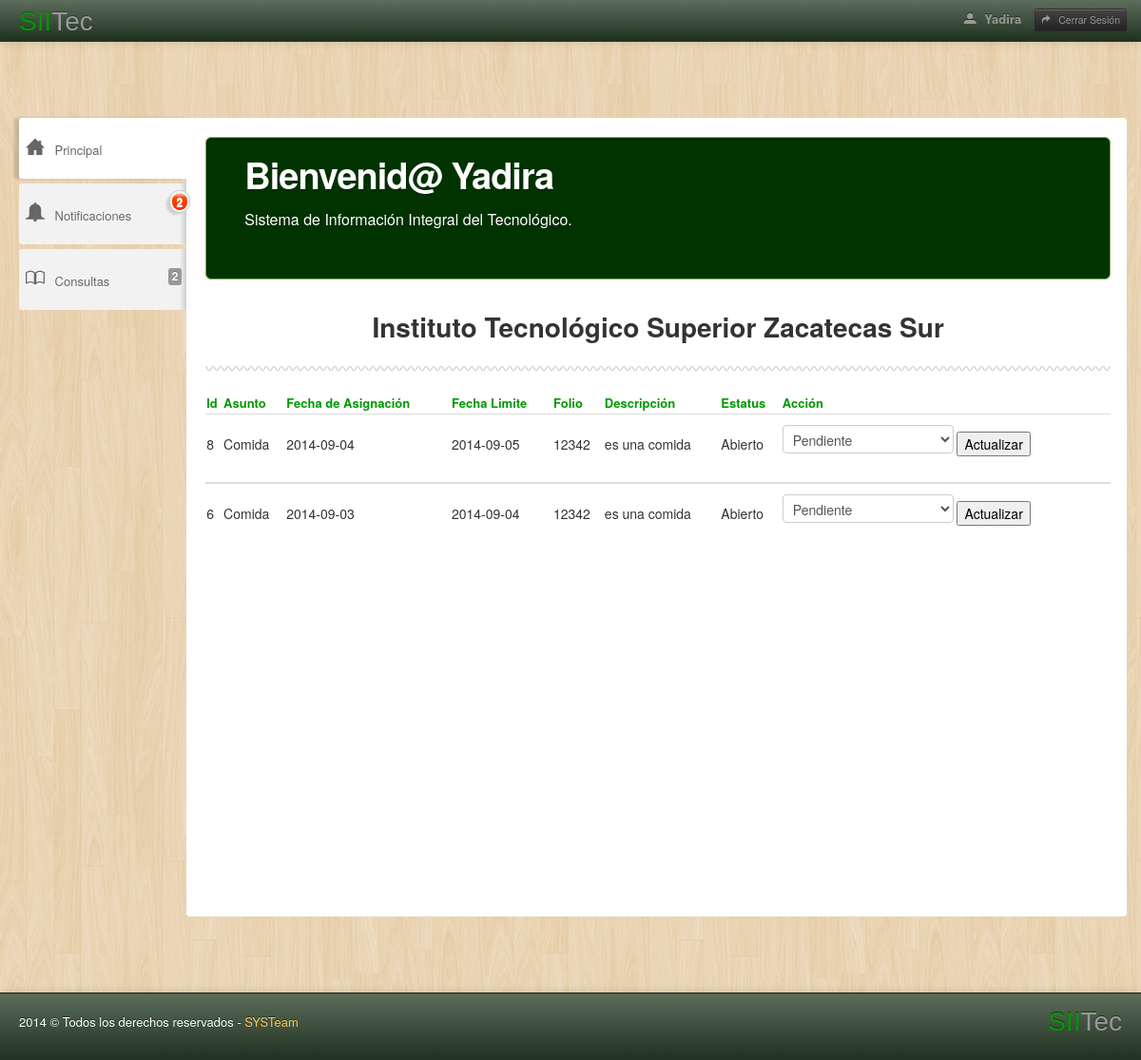
Page /Sitio/subdirector/Principal.php (signed in) on the committed database.
### tables this page shows
CREATE TABLE IF NOT EXISTS `Documento` (
  `idDocumento` int(11) NOT NULL AUTO_INCREMENT,
  `tipoDocumento` varchar(45) NOT NULL,
  `fechaDelDocumento` date NOT NULL,
  `fechaDeRecepcion` date NOT NULL,
  `fechaDeAsignacion` date NOT NULL,
  `fechaLimite` date NOT NULL,
  `folioDocumento` varchar(45) NOT NULL,
  `formatoDelDocumento` varchar(45) NOT NULL,
  `descripcion` text NOT NULL,
  `estatus` varchar(30) NOT NULL,
  `area` varchar(45) NOT NULL,
  `nombreDepend` varchar(45) NOT NULL,
  `nombreRemit` varchar(45) NOT NULL,
  `idRemit` int(11) NOT NULL,
  `idUsuario` int(11) NOT NULL,
  `sesionUsuario` varchar(45) DEFAULT NULL,
  `comentario` varchar(250) DEFAULT NULL,
  PRIMARY KEY (`idDocumento`),
  KEY `idRemit_idx` (`idRemit`),
  KEY `idUsuario_idx` (`idUsuario`)
);

### Sitio/subdirector/Principal.php (the view, shortened to what this page needs)
<?php
if($_SESSION["nombresesion"])
{
	?>
<?php
require_once("conexion.php");
$guarda=0;
$consulta2 = "select * from Documento, Usuario where  Documento.estatus='Abierto'  and Usuario.nombreUsuario="."'".$_SESSION["nombresesion"]."' and Documento.area=Usuario.area";
$res2=mysql_query($consulta2, $con);
	while($row = @mysql_fetch_array($res2))
	{
		$guarda++;
	}
?>
<!DOCTYPE html>
<html lang="en">
    <head>
<link href="css/molle.css" rel="stylesheet" type="text/css" />
<link href="css/bootstrap.css" rel="stylesheet" />
<link rel="stylesheet" href="css/icon-style.css" />
<link href="css/bootstrap-responsive.css" rel="stylesheet" />
<link href="css/radmin.css" rel="stylesheet" id="main-stylesheet" />
<link href="css/radmin-responsive.css" rel="stylesheet" />
<link rel="stylesheet" type="text/css" href="css/radmin-plugins.css" />
    </head>
    <body id="body-index">
<div class="navbar navbar-inverse navbar-static-top">
      <div class="navbar-inner black-gradient">
    <div class="container-fluid"> <a class="brand" href="Principal.php"> <span class="rad">SII</span>Tec </a>
          <div class="nav-collapse collapse">
        <p class="navbar-text pull-right"> <a id="user-popover" href="Principal.php" class="navbar-link user-info"> <i class="radmin-icon radmin-user"></i>
          <?php
		  echo($_SESSION['nombresesion']);
		  ?>
          </a> <a href="salir.php" class="btn btn-mini btn-inverse navbar-link logout"> <i class="radmin-icon radmin-redo"></i> Cerrar Sesión </a> </p>
        <form class="navbar-search pull-right" />
      </div>
        </div>
  </div>
    </div>
<div class="row-fluid">
      <div class="span12">&nbsp;</div>
    </div>
<div class="row-fluid hidden-phone hidden-tablet">
      <div class="span12 top-stats">
  </div>
    </div>
<div class="container-fluid main-container">
      <div class="row-fluid">
    <div class="span12">
         <div class="sidebar-nav">
					<ul class="nav nav-stacked left-menu">
						<li id="navigation-index">
							<a href="Principal.php">
								<span class="box">
									<i class="radmin-icon radmin-home"></i>
								</span>
								<span class="hidden-tablet hidden-phone">Principal</span>
							</a>
						</li>
                        <li id="navigation-index">
							<a href="Notificaciones.php">
								<span class="box">
									<i class="radmin-icon radmin-bell"></i>
								</span>
								<span class="hidden-tablet hidden-phone">Notificaciones</span>
                                    <div class="notifications-wrapper" >
	          <div class="notifications"> <strong><?php echo $guarda;?></strong> </div>
            </div>
							</a>
						</li>
						<li class="accordion" id="navigation-components">
							<a class="accordion-toggle" data-toggle="collapse" data-parent="navigation-components" href="#collapse2">
								<span class="box">
									<i class="radmin-icon radmin-book"></i>
								</span>
								<span class="hidden-tablet hidden-phone">Consultas</span>
								<span class="label pull-right hidden-tablet hidden-phone">2</span>
							</a>
						</li>
					</ul>
				</div>
          <div class="container-fluid content-wrapper">
        <div class="row-fluid">
              <div class="span12">
            <div class="hero-unit">
                  <h1>Bienvenid@
                <?php
	echo ($_SESSION['nombresesion']);
?>
                </span></h1>
                  <p> Sistema de Información Integral del Tecnológico. </p>
                </div>
          </div>
            </div>
        <div class="row-fluid">
              <div class="span12">
            <h2 align="center" class="welcome">Instituto Tecnológico Superior Zacatecas Sur<span class="text-info"></span></h2>
          </div>
            </div>
        <div class="squiggly-border"></div>
        <table class="table table-index">
              <thead>
            <tr>
                  <th>Id</th>
                  <th>Asunto</th>
                  <th>Fecha de Asignación</th>
                  <th>Fecha Limite</th>
                  <th>Folio</th>
                  <th>Descripción</th>
                  <th>Estatus</th>
                  <th>Acción</th>
                </tr>
            <?php
require_once("conexion.php");
$consulta = "select * from Documento, Usuario where Usuario.area= Documento.area and Usuario.nombreUsuario=". "'". $_SESSION["nombresesion"] . "'" ;
$res=mysql_query($consulta, $con);
	while($row = @mysql_fetch_array($res))
	{
		$Id=$row['idDocumento'];
?>
          </thead>
              <tbody>
            <tr>
                  <td class="numbers"><p>
                      <label> <?php echo $row['idDocumento']; ?> </label>
                    </p></td>
                  <td class="text"><p>
                      <label> <?php echo $row['tipoDocumento']; ?> </label>
                    </p></td>
                  <td class="text"><p>
                      <label><?php echo $row['fechaDeAsignacion']; ?> </label>
                    </p></td>
                  <td class="text"><p>
                      <label><?php echo $row['fechaLimite']; ?> </label>
                    </p></td>
                  <td class="text"><p>
                      <label><?php echo $row['folioDocumento']; ?> </label>
                    </p></td>
                  <td class="text"><p>
                      <label><?php echo $row['descripcion']; ?> </label>
                    </p></td>
                  <td class="text"><p>
                      <label><?php echo $row['estatus']; ?> </label>
                    </p></td>
                  <td class="text"><p>
                <div class="controls">
                <form action="modificaDocumentoLogico.php?id=<?php echo $Id ?> " method="post">
                      <select name="selecciona">
                    <option value="Pendiente">Pendiente</option>
                  </select>
                      <input type="submit" value="Actualizar">
                    </form>
                </p></td>
                </tr>
            <tr>
                  <?php
	}?>
              </tbody>
            </table>
        <div class="row-fluid">
              <div class="span12"></div>
            </div>
      </div>
        </div>
    <div class="row-fluid">
          <div class="span12">&nbsp;</div>
        </div>
  </div>
    </div>
<footer class="black-gradient"> <a class="brand pull-right" href="Principal.php"> <span class="rad">SII</span>Tec </a>
      <div class="square-turtle pull-left">
    <p> 2014 &copy; Todos los derechos reservados - <a href="http://www.itszas.edu.mx/" target="_blank">SYSTeam</a> </p>
  </div>
    </footer>
</body>
</html>
<?php
}
else
{
echo("<script type='text/javascript'>
	  alert('No existe ninguna sesion abierta, favor de AUTENTIFICARSE');
	  window.location='../index.html';</script>");
}
?>

### Sitio/subdirector/css/radmin-responsive.css (style rules this page uses)
@media (min-width: 980px) and (max-width: 1200px) { div.container-fluid.content-wrapper { padding-right: 17px; } }
@media (min-width: 980px) and (max-width: 1200px) { ul.left-menu li { font-size: 13px; padding: 10px 5px 10px 7px; } }
@media (min-width: 980px) and (max-width: 1200px) { ul.left-menu li span.box { padding-right: 5px; } }

### Sitio/subdirector/Principal.php (style rules this page uses)
#body-index .navbar.navbar-inverse.navbar-static-top .navbar-inner.black-gradient .container-fluid .brand .rad { font-family: Verdana, Geneva, sans-serif; }
#body-index .navbar.navbar-inverse.navbar-static-top .navbar-inner.black-gradient .container-fluid .brand .rad { font-family: Verdana, Geneva, sans-serif; color: #090; }
#body-index .navbar.navbar-inverse.navbar-static-top .navbar-inner.black-gradient .container-fluid .brand { font-family: Verdana, Geneva, sans-serif; }
#body-index .black-gradient .brand.pull-right .rad { font-family: Verdana, Geneva, sans-serif; color: #090; }
#body-index .black-gradient .brand.pull-right { font-family: Verdana, Geneva, sans-serif; }
#body-index .container-fluid.main-container .row-fluid .span12 .container-fluid.content-wrapper .table.table-index thead tr th { color: #009900; }

### rows in the picture
documento: idDocumento "8", tipoDocumento "Comida", fechaDeAsignacion "2014-09-04", fechaLimite "2014-09-05", folioDocumento "12342", descripcion "es una comida", estatus "Abierto"
documento: idDocumento "6", tipoDocumento "Comida", fechaDeAsignacion "2014-09-03", fechaLimite "2014-09-04", folioDocumento "12342", descripcion "es una comida", estatus "Abierto"

### other values in the picture
$_SESSION['nombresesion'] "Yadira"
$guarda "2"
